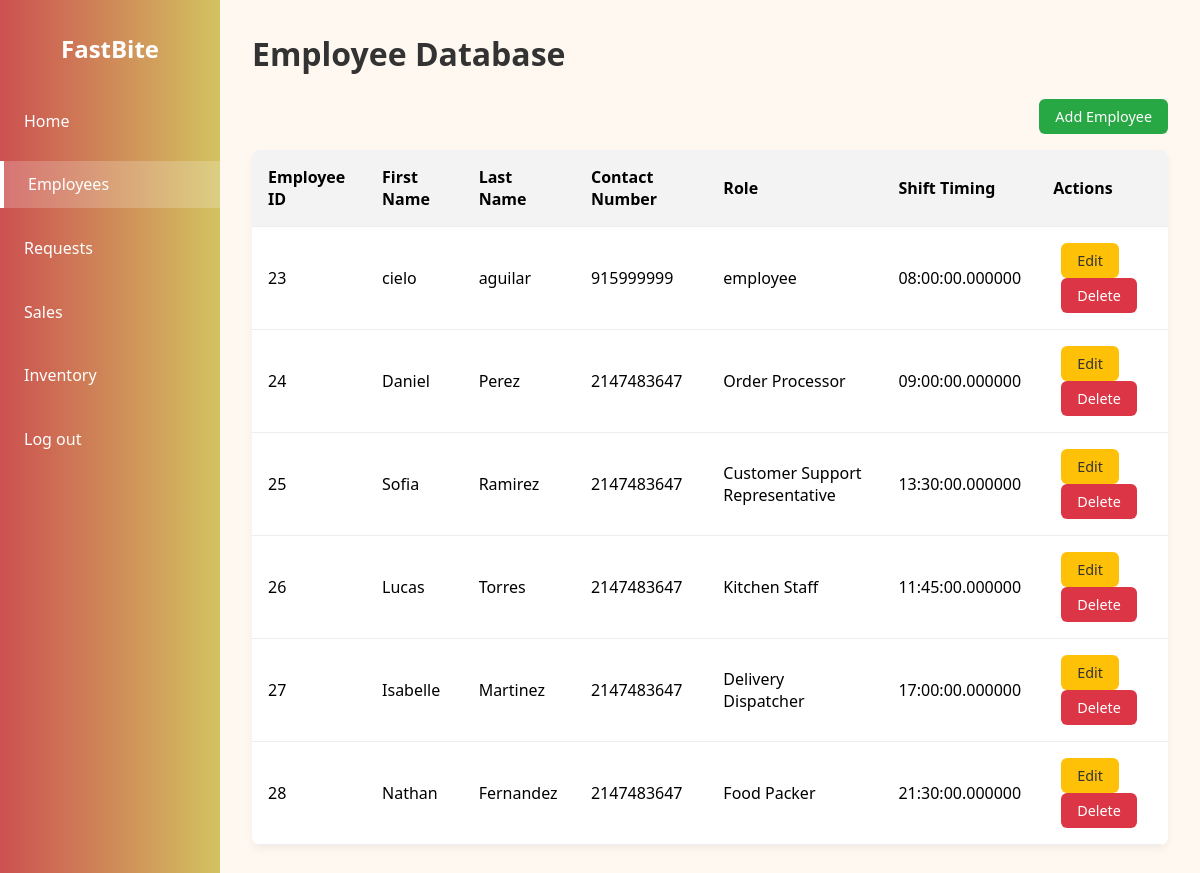
/employee-database.php (signed in), run on an earlier commit of the app's database.
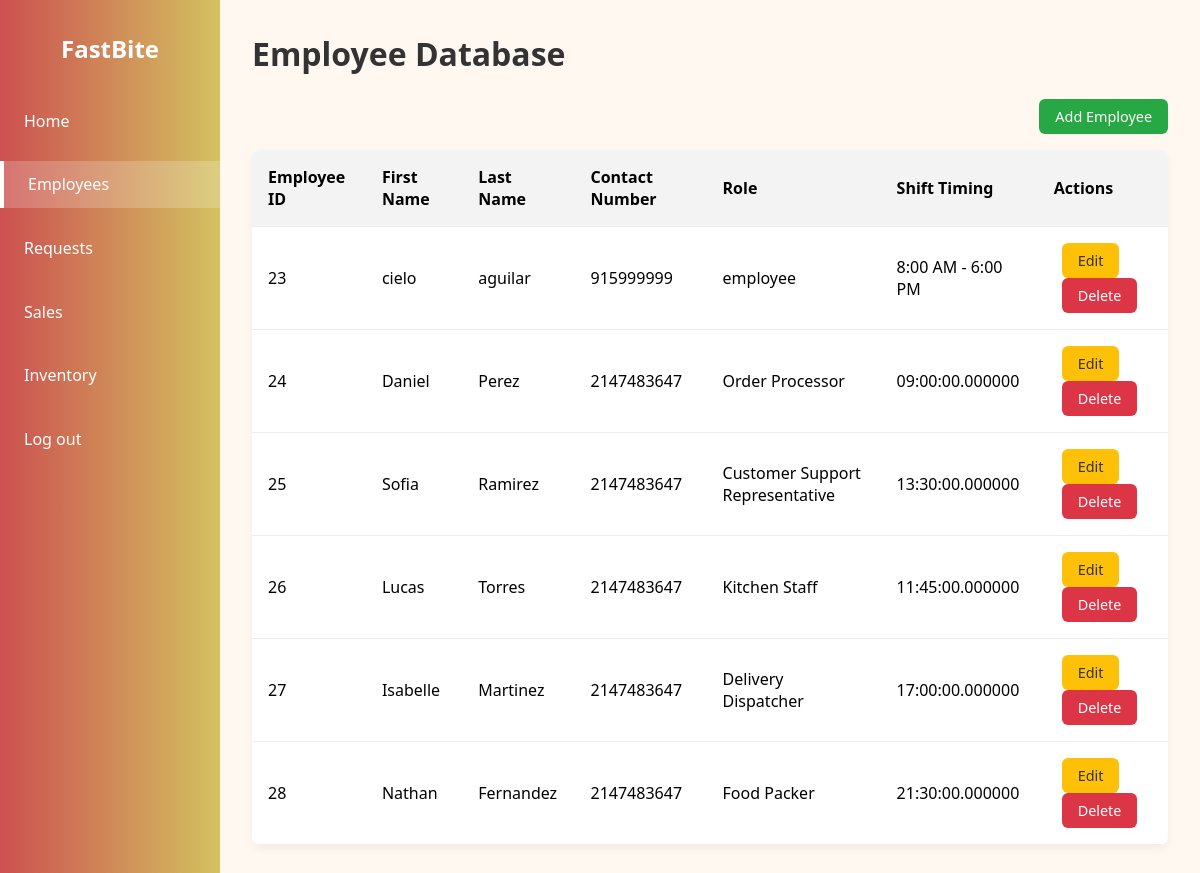
And on a later commit of the database.
### tables this page shows
CREATE TABLE `employees` (
  `employee_id` int(11) NOT NULL,
  `first_name` varchar(255) NOT NULL,
  `last_name` varchar(255) NOT NULL,
  `contact_number` int(11) NOT NULL,
  `role` varchar(255) NOT NULL,
  `shift_timing` varchar(20) DEFAULT NULL,
  `user_id` int(11) NOT NULL
);

### employee-database.php (the view, shortened to what this page needs)
<?php
include('includes/config.php');
$sql = "SELECT * FROM employees";
$query = $dbh->prepare($sql);
$query->execute();
$employees = $query->fetchAll(PDO::FETCH_ASSOC);
?>
<!DOCTYPE html>
<html lang="en">
<head>
</head>
<body>
  <div class="sidebar">
    <h2>FastBite</h2>
    <ul>
      <li><a href="admin-dashboard.php">Home</a></li>
      <li><a href="employee-database.php" class="active">Employees</a></li>
      <li><a href="requests.php">Requests</a></li>
      <li><a href="sales-report.php">Sales</a></li>
      <li><a href="inventory-report.php">Inventory</a></li>
      <li><a href="logout.php">Log out</a></li>
    </ul>
  </div>
  <div class="main-content">
    <h1>Employee Database</h1>
    <div class="actions">
      <button class="btn-add" onclick="document.getElementById('addModal').style.display='block'">Add Employee</button>
    </div>
    <table>
      <thead>
        <tr>
          <th>Employee ID</th>
          <th>First Name</th>
          <th>Last Name</th>
          <th>Contact Number</th>
          <th>Role</th>
          <th>Shift Timing</th>
          <th>Actions</th>
        </tr>
      </thead>
      <tbody>
        <?php if ($employees): ?>
          <?php foreach ($employees as $emp): ?>
            <tr>
              <td><?= htmlspecialchars($emp['employee_id']) ?></td>
              <td><?= htmlspecialchars($emp['first_name']) ?></td>
              <td><?= htmlspecialchars($emp['last_name']) ?></td>
              <td><?= htmlspecialchars($emp['contact_number']) ?></td>
              <td><?= htmlspecialchars($emp['role']) ?></td>
              <td><?= htmlspecialchars($emp['shift_timing']) ?></td>
              <td>
                <button class="btn edit-btn" onclick="openEditModal('<?= $emp['employee_id'] ?>', '<?= htmlspecialchars($emp['first_name'], ENT_QUOTES) ?>', '<?= htmlspecialchars($emp['last_name'], ENT_QUOTES) ?>', '<?= htmlspecialchars($emp['contact_number'], ENT_QUOTES) ?>', '<?= htmlspecialchars($emp['role'], ENT_QUOTES) ?>', '<?= htmlspecialchars($emp['shift_timing'], ENT_QUOTES) ?>')">Edit</button>
                <a href="employee-database.php?delete=<?= $emp['employee_id'] ?>" onclick="return confirm('Are you sure?')">
                  <button class="btn delete-btn">Delete</button>
                </a>
              </td>
            </tr>
          <?php endforeach; ?>
        <?php else: ?>
          <tr><td colspan="7">No employees found.</td></tr>
        <?php endif; ?>
      </tbody>
    </table>
  </div>
</body>
</html>

What changed in the data, as far as the page shows it:
changed employees "cielo": shift_timing "08:00:00.000000" → "8:00 AM - 6:00 PM"
